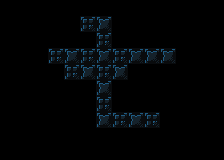

Rendered tile map (Tiled .tmx) drawn with the repository's tilesets; below, a short description and the map source with its tile grids summarised:
An orthogonal 14x10 tile map with 16x16 px tiles, 1 tile layer (background) and 49 objects (37x tile, 3x destructible, 2x pressure_plate, 2x triggerable, 2x moveable_tile, ...).

<map version="1.4" tiledversion="1.4.3" orientation="orthogonal" renderorder="right-down" width="14" height="10" tilewidth="16" tileheight="16" infinite="0" nextlayerid="6" nextobjectid="138">
 <properties>
  <property name="next_level" value="./data/levels/tmx/L25-BombIntermediateS.tmx" />
  <property name="player_bomb_count" value="0" />
 </properties>
 <tileset firstgid="1" name="newtiledsheet" tilewidth="16" tileheight="16" tilecount="180" columns="9">
  <image source="../../newtiledsheet.png" width="144" height="320" />
  <tile id="0">
   <properties>
    <property name="destructable" value="" />
    <property name="solid" value="1" />
   </properties>
  </tile>
  <tile id="1">
   <properties>
    <property name="destructable" value="" />
    <property name="solid" value="1" />
   </properties>
  </tile>
  <tile id="2">
   <properties>
    <property name="destructable" value="" />
    <property name="solid" value="1" />
   </properties>
  </tile>
  <tile id="3">
   <properties>
    <property name="destructable" value="" />
    <property name="solid" value="1" />
   </properties>
  </tile>
  <tile id="4">
   <properties>
    <property name="destructable" value="" />
    <property name="solid" value="" />
   </properties>
  </tile>
  <tile id="9">
   <properties>
    <property name="destructable" value="" />
    <property name="solid" value="1" />
   </properties>
  </tile>
  <tile id="10">
   <properties>
    <property name="destructable" value="" />
    <property name="solid" value="1" />
   </properties>
  </tile>
  <tile id="11">
   <properties>
    <property name="destructable" value="" />
    <property name="solid" value="1" />
   </properties>
  </tile>
  <tile id="12">
   <properties>
    <property name="destructable" value="" />
    <property name="solid" value="1" />
   </properties>
  </tile>
  <tile id="13">
   <properties>
    <property name="destructable" value="" />
    <property name="solid" value="" />
   </properties>
  </tile>
  <tile id="18">
   <properties>
    <property name="destructable" value="" />
    <property name="solid" value="" />
   </properties>
  </tile>
  <tile id="19">
   <properties>
    <property name="destructable" value="" />
    <property name="solid" value="" />
   </properties>
  </tile>
  <tile id="20">
   <properties>
    <property name="destructable" type="bool" value="true" />
    <property name="solid" value="1" />
   </properties>
  </tile>
  <tile id="27">
   <properties>
    <property name="destructable" value="" />
    <property name="solid" value="1" />
   </properties>
  </tile>
  <tile id="28">
   <properties>
    <property name="destructable" value="" />
    <property name="solid" value="1" />
   </properties>
  </tile>
  <tile id="29">
   <properties>
    <property name="destructable" value="1" />
    <property name="solid" value="1" />
   </properties>
  </tile>
  <tile id="30">
   <properties>
    <property name="destructable" value="" />
    <property name="solid" value="1" />
   </properties>
  </tile>
  <tile id="31">
   <properties>
    <property name="destructable" value="" />
    <property name="solid" value="" />
   </properties>
  </tile>
  <tile id="32">
   <properties>
    <property name="destructable" value="" />
    <property name="solid" value="" />
   </properties>
  </tile>
  <tile id="54">
   <properties>
    <property name="destructable" value="" />
    <property name="solid" value="True" />
   </properties>
  </tile>
  <tile id="58">
   <properties>
    <property name="destructable" value="" />
    <property name="solid" value="" />
   </properties>
  </tile>
 </tileset>
 <layer id="1" name="background" width="14" height="10">
  <data>[140 cells, 140 non-empty, 5 distinct tile ids]</data>
 </layer>
 <objectgroup id="4" name="objects">
  <object id="84" type="destructible" gid="21" x="96" y="32" width="16" height="16" />
  <object id="85" type="destructible" gid="21" x="144" y="64" width="16" height="16" />
  <object id="86" type="destructible" gid="21" x="96" y="112" width="16" height="16" />
  <object id="88" type="pressure_plate" gid="54" x="64" y="32" width="16" height="16">
   <properties>
    <property name="triggers" type="int" value="1" />
   </properties>
  </object>
  <object id="89" type="pickup_bomb" gid="43" x="80" y="64" width="16" height="16" />
  <object id="91" type="pressure_plate" gid="54" x="176" y="64" width="16" height="16">
   <properties>
    <property name="triggers" type="int" value="2" />
   </properties>
  </object>
  <object id="92" type="triggerable" gid="17" x="128" y="128" width="16" height="16">
   <properties>
    <property name="triggered_id" type="int" value="2" />
   </properties>
  </object>
  <object id="93" type="triggerable" gid="17" x="112" y="128" width="16" height="16">
   <properties>
    <property name="triggered_id" type="int" value="1" />
   </properties>
  </object>
  <object id="94" type="scene_switching_tile" gid="32" x="160" y="128" width="16" height="16">
   <properties>
    <property name="scene" value="./data/levels/tmx/L25-BombIntermediateS.tmx" />
   </properties>
  </object>
  <object id="83" type="moveable_tile" gid="45" x="96" y="64" width="16" height="16" />
  <object id="87" type="moveable_tile" gid="45" x="80" y="32" width="16" height="16" />
  <object id="95" type="actor" gid="46" x="48" y="64" width="16" height="16" />
  <object id="96" type="tile" gid="1" x="64" y="16" width="16" height="16" />
  <object id="97" type="tile" gid="1" x="80" y="16" width="16" height="16" />
  <object id="98" type="tile" gid="1" x="96" y="16" width="16" height="16" />
  <object id="99" type="tile" gid="1" x="48" y="48" width="16" height="16" />
  <object id="100" type="tile" gid="1" x="64" y="48" width="16" height="16" />
  <object id="101" type="tile" gid="1" x="80" y="48" width="16" height="16" />
  <object id="102" type="tile" gid="1" x="112" y="48" width="16" height="16" />
  <object id="103" type="tile" gid="1" x="128" y="48" width="16" height="16" />
  <object id="104" type="tile" gid="1" x="144" y="48" width="16" height="16" />
  <object id="105" type="tile" gid="1" x="160" y="48" width="16" height="16" />
  <object id="106" type="tile" gid="1" x="176" y="48" width="16" height="16" />
  <object id="107" type="tile" gid="10" x="48" y="80" width="16" height="16" />
  <object id="108" type="tile" gid="10" x="64" y="96" width="16" height="16" />
  <object id="109" type="tile" gid="10" x="80" y="96" width="16" height="16" />
  <object id="110" type="tile" gid="10" x="96" y="144" width="16" height="16" />
  <object id="111" type="tile" gid="10" x="112" y="144" width="16" height="16" />
  <object id="112" type="tile" gid="10" x="128" y="144" width="16" height="16" />
  <object id="113" type="tile" gid="10" x="144" y="144" width="16" height="16" />
  <object id="115" type="tile" gid="10" x="128" y="80" width="16" height="16" />
  <object id="116" type="tile" gid="10" x="144" y="80" width="16" height="16" />
  <object id="117" type="tile" gid="10" x="160" y="80" width="16" height="16" />
  <object id="118" type="tile" gid="10" x="176" y="80" width="16" height="16" />
  <object id="119" type="tile" gid="10" x="160" y="144" width="16" height="16" />
  <object id="120" type="tile" gid="1" x="112" y="112" width="16" height="16" />
  <object id="121" type="tile" gid="1" x="128" y="112" width="16" height="16" />
  <object id="122" type="tile" gid="1" x="144" y="112" width="16" height="16" />
  <object id="123" type="tile" gid="1" x="160" y="112" width="16" height="16" />
  <object id="124" type="tile" gid="1" x="112" y="96" width="16" height="16" />
  <object id="125" type="tile" gid="11" x="80" y="128" width="16" height="16" />
  <object id="126" type="tile" gid="11" x="80" y="112" width="16" height="16" />
  <object id="127" type="tile" gid="11" x="32" y="64" width="16" height="16" />
  </objectgroup>
</map>
<!-- 6 of 49 objects omitted -->
